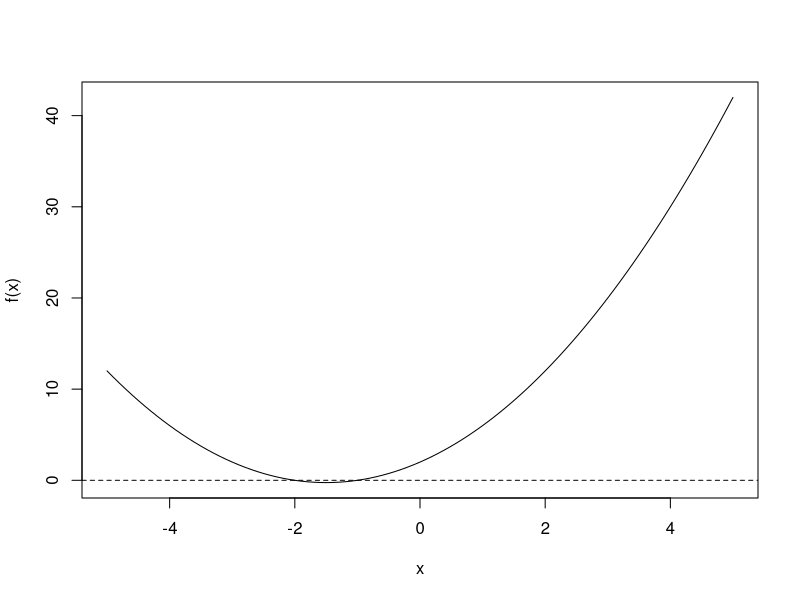

Write the R code that produced this figure.
## ---- chunk 1
a <- 1
b <- 3
c <- 2
x <- seq(-5,5,0.1)
f <- a*x^2 + b*x + c
plot(x,f,type="l",xlab="x",ylab="f(x)")+abline(h=0,lty=2.5)
## ---- chunk 2

sqrt_term = (b^2 - 4 * a * c)
solutions <- "No solutions exist"
if (sqrt_term >= 0) {
    solutions <- c((-b + sqrt(sqrt_term)) / (2 * a),
              (-b - sqrt(sqrt_term)) / (2 * a))
}
solutions
